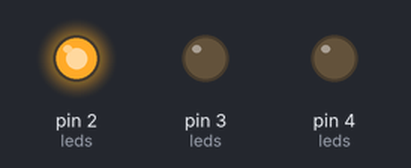
Bench run of a sketch on a simulated Arduino Uno, built with avr-gcc and run on an emulated ATmega328P. Parts: output pins drawn as LEDs (lit = HIGH).

Above: at 0.1 s.
At 3.22 s:
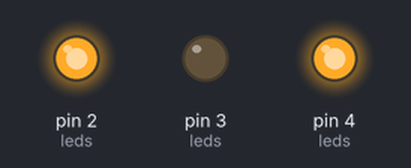
At 4.57 s:
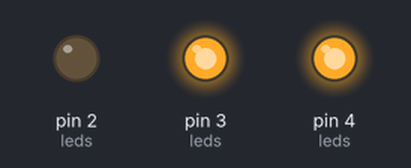
At 9.76 s:
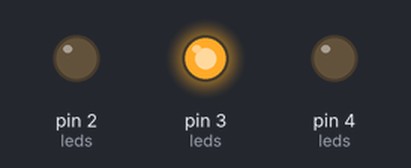
At 19.37 s:
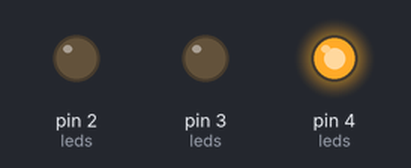
At 39.8 s:
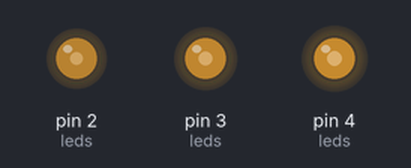
Timing chart, 0 to 40.0 s (numbered marks = the images above):
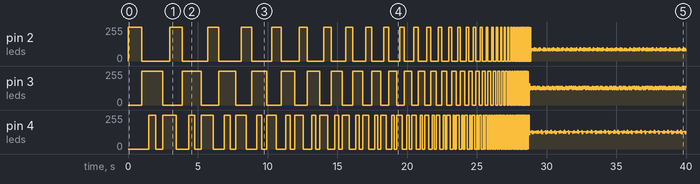

Measured:
- by itself, pin 2 (leds): 0/255 → 255/255 at 0.00 s, → 0/255 1.0 s later, → 255/255 2.0 s later, → 0/255 0.90 s later, … (277 changes in this stretch)
- by itself, pin 3 (leds): 0/255 → 255/255 at 1.0 s, → 0/255 1.5 s later, → 255/255 1.4 s later, → 0/255 1.4 s later, … (319 changes in this stretch)
- by itself, pin 4 (leds): 0/255 → 255/255 at 1.5 s, → 0/255 0.50 s later, → 255/255 0.50 s later, → 0/255 0.95 s later, … (312 changes in this stretch)

The sketch:

Charlieplex-6.ino
```cpp
const byte A = 2;
const byte B = 3;
const byte C = 4;

const byte leds[][3] = {
  {A, B, C}, {A, C, B},
  {B, A, C}, {C, A, B},
  {B, C, A}, {C, B, A}
};

const int num_leds = sizeof(leds) / sizeof(leds[0]);

void setup() {
  // put your setup code here, to run once:

}

void loop() {
  static int msecs = 500;

  // put your main code here, to run repeatedly:

  for(int i = 0; i < num_leds; ++i) {
    light(i);
    delay(msecs);
  }

  if(msecs >= 3) {
    msecs = msecs * 9 / 10;
  }
}

void light(int led) {
  pinMode(leds[led][0], OUTPUT);
  pinMode(leds[led][1], OUTPUT);
  pinMode(leds[led][2], INPUT);

  digitalWrite(leds[led][0], HIGH);
  digitalWrite(leds[led][1], LOW);
}
```
